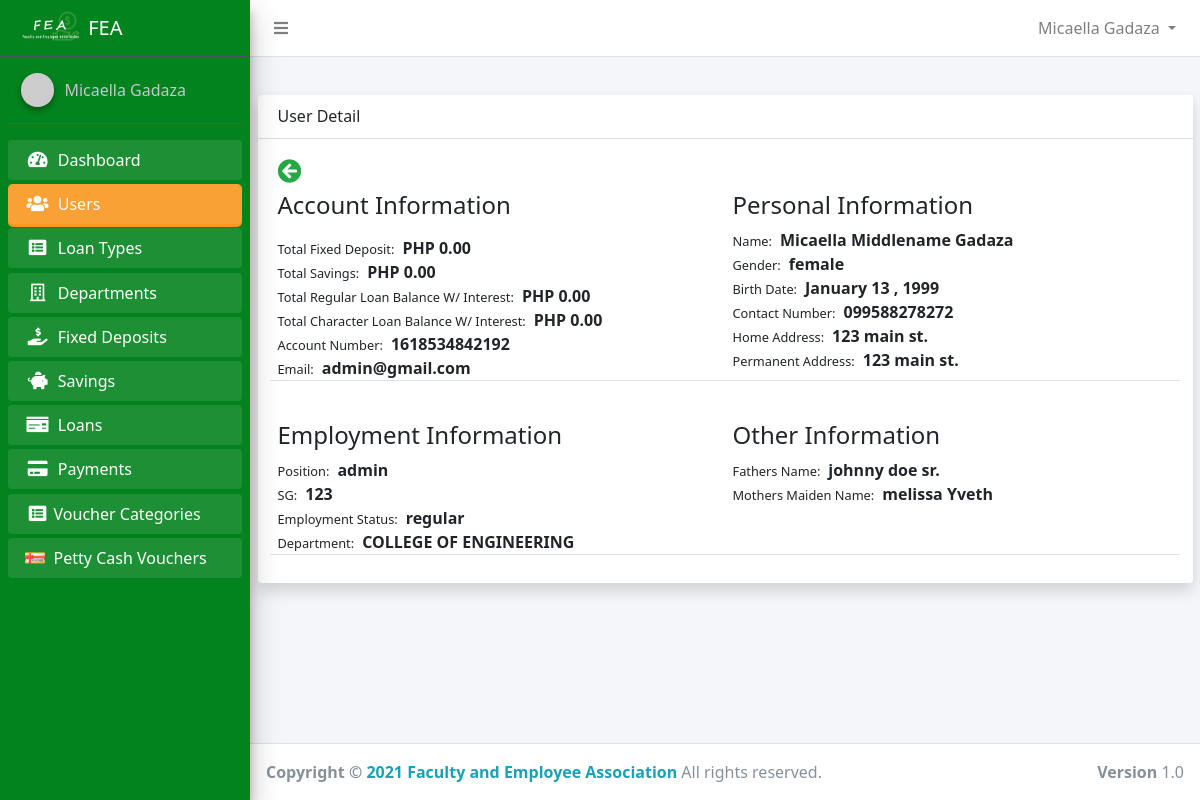
/admin/admin_user_detail.php?id=61 (signed in), run on the app's committed database.
### tables this page shows
CREATE TABLE `users` (
  `id` int(11) NOT NULL,
  `account_number` varchar(50) NOT NULL,
  `firstname` varchar(50) NOT NULL,
  `middlename` varchar(50) NOT NULL,
  `lastname` varchar(50) NOT NULL,
  `home_address` varchar(255) NOT NULL,
  `permanent_address` varchar(255) NOT NULL,
  `gender` varchar(50) NOT NULL,
  `birth_date` varchar(255) DEFAULT NULL,
  `contact_number` varchar(50) NOT NULL,
  `email` varchar(50) NOT NULL,
  `password` varchar(50) NOT NULL,
  `position_id` int(11) DEFAULT NULL,
  `sg` int(11) NOT NULL,
  `employment_status` varchar(50) NOT NULL,
  `department_id` int(11) NOT NULL,
  `name_of_spouse` varchar(100) NOT NULL,
  `fathers_name` varchar(100) NOT NULL,
  `mothers_maiden_name` varchar(50) NOT NULL,
  `beneficiary` varchar(255) NOT NULL,
  `paid_membership` tinyint(1) NOT NULL DEFAULT 0,
  `active` tinyint(1) NOT NULL DEFAULT 0,
  `reason1` text DEFAULT NULL,
  `reason2` text DEFAULT NULL,
  `reason3` text DEFAULT NULL,
  `created_at` timestamp NOT NULL DEFAULT current_timestamp()
);

CREATE TABLE `positions` (
  `id` int(11) NOT NULL,
  `name` varchar(50) NOT NULL
);

CREATE TABLE `departments` (
  `id` int(11) NOT NULL,
  `name` varchar(50) NOT NULL
);

### app/config/config.php (called while the page is built, shortened)
<?php
class Connection
{
    public $conn;
    public function __construct()
    {
        try {
            $dsn = 'mysql:host=' . HOST . ';dbname=' . DB_NAME;
            $this->conn = new PDO($dsn, USERNAME, PASSWORD);
            $this->conn->setAttribute(PDO::ATTR_DEFAULT_FETCH_MODE, PDO::FETCH_OBJ);
            $this->conn->setAttribute(PDO::ATTR_EMULATE_PREPARES, false);
        } catch (PDOException $e) {
            echo "Error!: " . $e->getMessage() . "<br/>";
            die();
        }
        return $this->conn;
    }
}

### core.php (called while the page is built, shortened)
<?php
require_once 'app/config/config.php';
require_once 'app/models/User.php';
$user = new User();

### app/models/User.php (called while the page is built, shortened)
<?php
class User extends Connection
{
    public static function Auth()
    {
        if (isset($_SESSION['id'])) {
            return true;
        } else {
            return false;
        }
    }
    public function getFullName()
    {
        if (self::Auth()) {
            $user = $this->getUser();
            return ucwords($user->firstname) . ' ' . ucwords($user->lastname);
        } else {
            return 'Guess';
        }
    }
    public function getUser()
    {
        if (self::Auth()) {
            $sql = "SELECT * FROM users WHERE id=:id AND active=1 AND paid_membership=1";
            $stmt = $this->conn->prepare($sql);
            $stmt->execute(['id' => $_SESSION['id']]);
            $user = $stmt->fetch();
            return $user;
        }
    }
}

### app/controllers/admin/UserController.php (called while the page is built, shortened)
<?php
class AdminUser extends Connection
{
    public function getPosition($id)
    {
        $sql = "SELECT * FROM positions WHERE id=:id";
        $stmt = $this->conn->prepare($sql);
        $stmt->execute(['id' => $id]);
        $position = $stmt->fetch();
        if ($position->name) {
            return $position->name;
        }
    }
    public function getUserDeposit($id)
    {
        $sql = "SELECT * FROM fixed_deposits WHERE user_id=:id";
        $stmt = $this->conn->prepare($sql);
        $stmt->execute(['id' => $id]);
        $deposits = $stmt->fetchAll();
        $total = 0;
        return $total;
    }
    public function getUserSavings($id)
    {
        $sql = "SELECT * FROM savings WHERE user_id=:id";
        $stmt = $this->conn->prepare($sql);
        $stmt->execute(['id' => $id]);
        $deposits = $stmt->fetchAll();
        $total = 0;
        return $total;
    }
    public function getUserRegularLoans($id)
    {
        $status = 'approved';
        $type = 1;
        $sql = "SELECT * FROM loans WHERE user_id=:id AND status=:status AND loan_type_id=:type";
        $stmt = $this->conn->prepare($sql);
        $stmt->execute(['id' => $id, 'status' => $status, 'type' => $type]);
        $loans = $stmt->fetchAll();
        $total = 0;
        return $total;
    }
    public function getUserCharacterLoans($id)
    {
        $status = 'approved';
        $type = 3;
        $sql = "SELECT * FROM loans WHERE user_id=:id AND status=:status AND loan_type_id=:type";
        $stmt = $this->conn->prepare($sql);
        $stmt->execute(['id' => $id, 'status' => $status, 'type' => $type]);
        $loans = $stmt->fetchAll();
        $total = 0;
        return $total;
    }
    public function getUser($id)
    {
        $sql = "SELECT * FROM users WHERE id=:id";
        $stmt = $this->conn->prepare($sql);
        $stmt->execute(['id' => $id]);
        $user = $stmt->fetch();
        return $user;
    }
    public function getDepartment($id)
    {
        $sql = "SELECT * FROM departments WHERE id=:id";
        $stmt = $this->conn->prepare($sql);
        $stmt->execute(['id' => $id]);
        $department = $stmt->fetch();
        return $department;
    }
}

### app/helpers/showPrice.php (called while the page is built)
<?php
function formatDecimal($num)
{
    return  number_format((float)$num, 2, '.', '');
}

### app/helpers/formatDate.php (called while the page is built, shortened)
<?php
function shortDate($date)
{
    $d = new DateTime($date);
    return $d->format("F j \, Y ");
}

### admin/admin_user_detail.php (the view, shortened to what this page needs)
<?php
require_once '../core.php';
require_once  '../app/includes/admin/header.php';
$adminUser = new AdminUser();
if (isset($_GET['id'])) {
    $user = $adminUser->getUser($_GET['id']);
    $total_amount = $adminUser->getUserDeposit($_GET['id']);
    $total_savings = $adminUser->getUserSavings($_GET['id']);
    $total_regular_loan_balance = formatDecimal($adminUser->getUserRegularLoans($_GET['id']));
    $total_character_loan_balance = formatDecimal($adminUser->getUserCharacterLoans($_GET['id']));
} else {
    redirect('admin_users.php');
}
?>
<div class="container">
    <div class="card shadow">
        <div class="card-header">
            <h4>User Detail</h4>
        </div>
        <div class="card-body">
            <a href="admin_users.php"><i class="fas fa-arrow-circle-left text-success mb-2" style="font-size: 1.5rem"></i></a>
            <div class="row">
                <div class="col-md-6 border-bottom mb-2">
                    <h2 class="font-weight-normal mb-2 mb-3">Account Information</h2>
                    <p><small class="mr-2">Total Fixed Deposit:</small><b>PHP <?php echo formatDecimal($total_amount) ?></b></p>
                    <p><small class="mr-2">Total Savings:</small><b>PHP <?php echo formatDecimal($total_savings) ?></b></p>
                    <p><small class="mr-2">Total Regular Loan Balance W/ Interest:</small><b>PHP <?php echo $total_regular_loan_balance ?></b></p>
                    <p><small class="mr-2">Total Character Loan Balance W/ Interest:</small><b>PHP <?php echo $total_character_loan_balance ?></b></p>
                    <p><small class="mr-2">Account Number:</small><b><?php echo $user->account_number ?></b></p>
                    <p><small class="mr-2">Email:</small><b><?php echo $user->email ?></b></p>
                </div>
                <div class="col-md-6 border-bottom mb-2">
                    <h2 class="font-weight-normal mb-2">Personal Information</h2>
                    <p><small class="mr-2">Name:</small><b><?php echo ucfirst($user->firstname) . ' ' . ucfirst($user->middlename) . ' ' . ucfirst($user->lastname) ?></b></p>
                    <p><small class="mr-2">Gender:</small><b><?php echo $user->gender ?></b></p>
                    <p><small class="mr-2">Birth Date:</small><b><?php echo shortDate($user->birth_date) ?></b></p>
                    <p><small class="mr-2">Contact Number:</small><b><?php echo $user->contact_number ?></b></p>
                    <p><small class="mr-2">Home Address:</small><b><?php echo $user->home_address ?></b></p>
                    <p><small class="mr-2">Permanent Address:</small><b><?php echo $user->permanent_address ?></b></p>
                </div>
            </div>
            <div class="row mt-4">
                <div class="col-md-6 border-bottom mb-2">
                    <h2 class="font-weight-normal mb-2">Employment Information</h2>
                    <p><small class="mr-2">Position:</small><b><?php echo $adminUser->getPosition($user->position_id) ?></b></p>
                    <p><small class="mr-2">SG:</small><b><?php echo $user->sg ?></b></p>
                    <p><small class="mr-2">Employment Status:</small><b><?php echo $user->employment_status ?></b></p>
                    <p><small class="mr-2">Department:</small><b><?php echo $adminUser->getDepartment($user->department_id)->name ?></b></p>
                </div>
                <div class="col-md-6 border-bottom mb-2">
                    <h2 class="font-weight-normal mb-2">Other Information</h2>
                    <p><small class="mr-2">Fathers Name:</small><b><?php echo $user->fathers_name ?></b></p>
                    <p><small class="mr-2">Mothers Maiden Name:</small><b><?php echo $user->mothers_maiden_name ?></b></p>
                </div>
            </div>
        </div>
    </div>
</div>
</div>
<?php require_once BASE . '/app/includes/admin/footer.php' ?>

### app/includes/admin/navbar.php (shortened to what this page needs)
<nav class="main-header navbar navbar-expand navbar-white navbar-light">
    <ul class="navbar-nav" style="width:100%;">
        <li class="nav-item">
            <a class="nav-link" data-widget="pushmenu" href="#" role="button"><i class="fas fa-bars"></i></a>
        </li>
        <li class="nav-item dropdown" style="margin-left:auto">
            <a id="navbarDropdown" class="nav-link dropdown-toggle" href="#" role="button" data-toggle="dropdown" aria-haspopup="true" aria-expanded="false" v-pre>
                <?php echo $user->getFullName() ?>
            </a>
        </li>
    </ul>
</nav>

### app/includes/admin/sidebar.php (shortened to what this page needs)
<div class="sidebar">
    <div class="user-panel mt-3 pb-3 mb-3 d-flex">
        <div class="image">
            <img src="https://ui-avatars.com/api/?name=<?php echo $user->getFullName() ?>" class="img-circle elevation-2" alt="User Image">
        </div>
        <div class="info">
            <a href="" class="d-block"><?php echo $user->getFullName() ?></a>
        </div>
    </div>
    <nav class="mt-2">
        <ul class="nav nav-pills nav-sidebar flex-column" data-widget="treeview" role="menu" data-accordion="false">
            <?php if ($_SESSION['position_id'] == 1) : ?>
                <li class="nav-item menu-open
                <?php echo (strpos(CURRENT_URL, 'dashboard') !== false) ? 'active' : '' ?>
                ">
                    <a href="<?php echo BASE_URL . '/admin/dashboard.php' ?>" class="nav-link">
                        <i class="nav-icon fas fa-tachometer-alt"></i>
                        <p>
                            Dashboard
                        </p>
                    </a>
                </li>
                <li class="nav-item menu-open
            <?php echo (strpos(CURRENT_URL, 'admin_user') !== false) ? 'active' : '' ?>
            ">
                    <a href="<?php echo BASE_URL . 'admin/admin_users.php' ?>" class="nav-link">
                        <i class="nav-icon fas fa-users"></i>
                        <p>
                            Users
                        </p>
                    </a>
                </li>
                <li class="nav-item menu-open
            <?php echo (strpos(CURRENT_URL, 'type') !== false) ? 'active' : '' ?>
            ">
                    <a href="<?php echo BASE_URL . 'admin/types.php' ?>" class="nav-link ">
                        <i class="nav-icon fa fa-list-alt"></i>
                        <p>
                            Loan Types
                        </p>
                    </a>
                </li>
                <li class="nav-item menu-open
            <?php echo (strpos(CURRENT_URL, 'department') !== false) ? 'active' : '' ?>
            ">
                    <a href="<?php echo BASE_URL . 'admin/departments.php' ?>" class="nav-link">
                        <i class="nav-icon far fa-building"></i>
                        <p>
                            Departments
                        </p>
                    </a>
                </li>
                <li class="nav-item menu-open
            <?php echo (strpos(CURRENT_URL, 'deposit') !== false) ? 'active' : '' ?>
            ">
                    <a href="<?php echo BASE_URL . 'admin/fixed_deposits.php' ?>" class="nav-link">
                        <i class="nav-icon fas fa-hand-holding-usd"></i>
                        <p>
                            Fixed Deposits
                        </p>
                    </a>
                </li>
                <li class="nav-item menu-open
            <?php echo (strpos(CURRENT_URL, 'saving') !== false) ? 'active' : '' ?>
            ">
                    <a href="<?php echo BASE_URL . 'admin/savings.php' ?>" class="nav-link">
                        <i class="nav-icon fas fa-piggy-bank"></i>
                        <p>
                            Savings
                        </p>
                    </a>
                </li>
                <li class="nav-item menu-open
            <?php echo (strpos(CURRENT_URL, 'admin/loan') !== false) ? 'active' : '' ?>
            ">
                    <a href="<?php echo BASE_URL . 'admin/loans.php' ?>" class=" nav-link ">
                        <i class="nav-icon fas fa-money-check"></i>
                        <p>
                            Loans
                        </p>
                    </a>
                </li>
                <li class="nav-item menu-open
            <?php echo (strpos(CURRENT_URL, 'payment') !== false) ? 'active' : '' ?>
            ">
                    <a href="<?php echo BASE_URL . 'admin/payments.php' ?>" class=" nav-link ">
                        <i class="nav-icon fas fa-credit-card"></i>
                        <p>
                            Payments
                        </p>
                    </a>
                </li>
                <li class="nav-item menu-open
            <?php echo (strpos(CURRENT_URL, 'admin/categor') !== false) ? 'active' : '' ?>
            ">
                    <a href="<?php echo BASE_URL . 'admin/categories_voucher.php' ?>" class=" nav-link d-flex align-items-center">
                        <i class="nav-icon fa fa-list-alt"></i>
                        <p>
                            Voucher Categories
                        </p>
                    </a>
                </li>
                <li class="nav-item menu-open
            <?php echo (strpos(CURRENT_URL, 'admin/voucher') !== false) ? 'active' : '' ?>
            ">
                    <a href="<?php echo BASE_URL . 'admin/vouchers.php' ?>" class=" nav-link d-flex align-items-center">
                        <i class="nav-icon">
                            <img src="../assets/img/voucher_icon.svg" alt="" width="20px" height="25px">
                        </i>
                        <p>
                            Petty Cash Vouchers
                        </p>
                    </a>
                </li>
            <?php endif ?>
        </ul>
    </nav>
</div>

### assets/admin/css/admin.css (style rules this page uses)
.sidebar { background: rgb(3, 131, 30); }
.menu-open { margin-bottom: 1px !important; }
.active { background: #f8961e; border-radius: 5px; }
h2 { font-size: 24px !important; }

### data on the page
users: $user->getFullName() "Micaella Gadaza", account_number "1618534842192", email "admin@gmail.com", firstname "Micaella", middlename "Middlename", lastname "Gadaza", gender "female", birth_date "January 13 , 1999", contact_number "099588278272", home_address "123 main st.", permanent_address "123 main st.", position.name "admin", sg "123", employment_status "regular", department.name "COLLEGE OF ENGINEERING", fathers_name "johnny doe sr.", mothers_maiden_name "melissa Yveth"

### other printed values
formatDecimal($total_amount) "0.00"
formatDecimal($total_savings) "0.00"
$total_regular_loan_balance "0.00"
$total_character_loan_balance "0.00"
